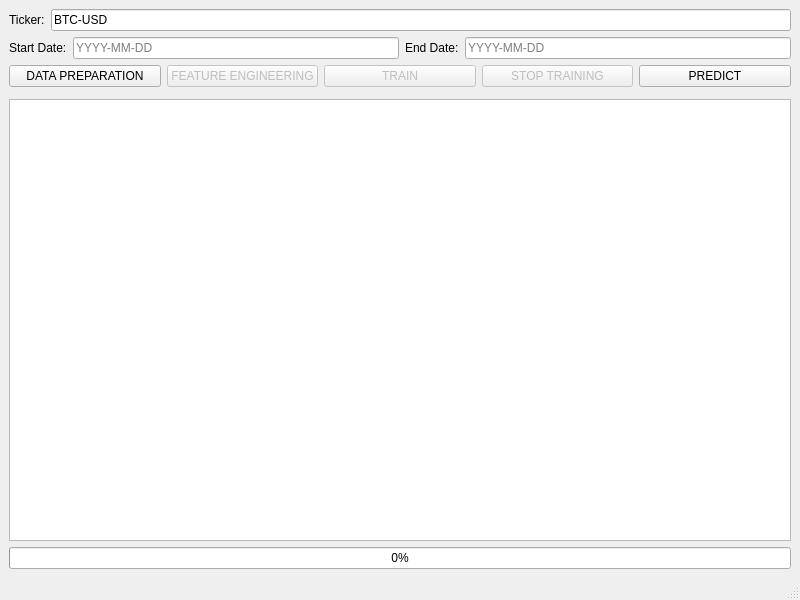
<?xml version="1.0" encoding="UTF-8"?>
<ui version="4.0">
 <class>MainWindow</class>
 <widget class="QMainWindow" name="MainWindow">
  <property name="geometry">
   <rect>
    <x>0</x>
    <y>0</y>
    <width>800</width>
    <height>600</height>
   </rect>
  </property>
  <property name="windowTitle">
   <string>BTC Prediction LSTM</string>
  </property>
  <widget class="QWidget" name="centralwidget">
   <layout class="QVBoxLayout" name="verticalLayout">
    <item>
     <layout class="QHBoxLayout" name="horizontalLayout">
      <item>
       <widget class="QLabel" name="tickerLabel">
        <property name="text">
         <string>Ticker:</string>
        </property>
       </widget>
      </item>
      <item>
       <widget class="QLineEdit" name="tickerInput">
        <property name="text">
         <string>BTC-USD</string>
        </property>
        <property name="placeholderText">
         <string>Enter Ticker</string>
        </property>
       </widget>
      </item>
     </layout>
    </item>
    <item>
     <layout class="QHBoxLayout" name="dateLayout">
      <item>
       <widget class="QLabel" name="startDateLabel">
        <property name="text">
         <string>Start Date:</string>
        </property>
       </widget>
      </item>
      <item>
       <widget class="QLineEdit" name="startDateInput">
        <property name="placeholderText">
         <string>YYYY-MM-DD</string>
        </property>
       </widget>
      </item>
      <item>
       <widget class="QLabel" name="endDateLabel">
        <property name="text">
         <string>End Date:</string>
        </property>
       </widget>
      </item>
      <item>
       <widget class="QLineEdit" name="endDateInput">
        <property name="placeholderText">
         <string>YYYY-MM-DD</string>
        </property>
       </widget>
      </item>
     </layout>
    </item>
    <item>
     <layout class="QHBoxLayout" name="buttonLayout">
      <item>
       <widget class="QPushButton" name="dataPreparationButton">
        <property name="text">
         <string>DATA PREPARATION</string>
        </property>
       </widget>
      </item>
      <item>
       <widget class="QPushButton" name="featureEngineeringButton">
        <property name="text">
         <string>FEATURE ENGINEERING</string>
        </property>
        <property name="enabled">
         <bool>false</bool>
        </property>
       </widget>
      </item>
      <item>
       <widget class="QPushButton" name="trainButton">
        <property name="text">
         <string>TRAIN</string>
        </property>
        <property name="enabled">
         <bool>false</bool>
        </property>
       </widget>
      </item>
      <item>
       <widget class="QPushButton" name="stopButton">
        <property name="text">
         <string>STOP TRAINING</string>
        </property>
        <property name="enabled">
         <bool>false</bool>
        </property>
       </widget>
      </item>
      <item>
       <widget class="QPushButton" name="predictButton">
        <property name="text">
         <string>PREDICT</string>
        </property>
       </widget>
      </item>
     </layout>
    </item>
    <item>
     <widget class="QWidget" name="plotWidget" />
    </item>
    <item>
     <widget class="QTextEdit" name="logOutput">
      <property name="readOnly">
       <bool>true</bool>
      </property>
     </widget>
    </item>
    <item>
     <widget class="QProgressBar" name="progressBar">
      <property name="value">
       <number>0</number>
      </property>
      <property name="textVisible">
       <bool>true</bool>
      </property>
     </widget>
    </item>
   </layout>
  </widget>
  <widget class="QMenuBar" name="menubar">
   <property name="geometry">
    <rect>
     <x>0</x>
     <y>0</y>
     <width>800</width>
     <height>22</height>
    </rect>
   </property>
  </widget>
  <widget class="QStatusBar" name="statusbar"/>
 </widget>
 <resources/>
 <connections/>
</ui>
